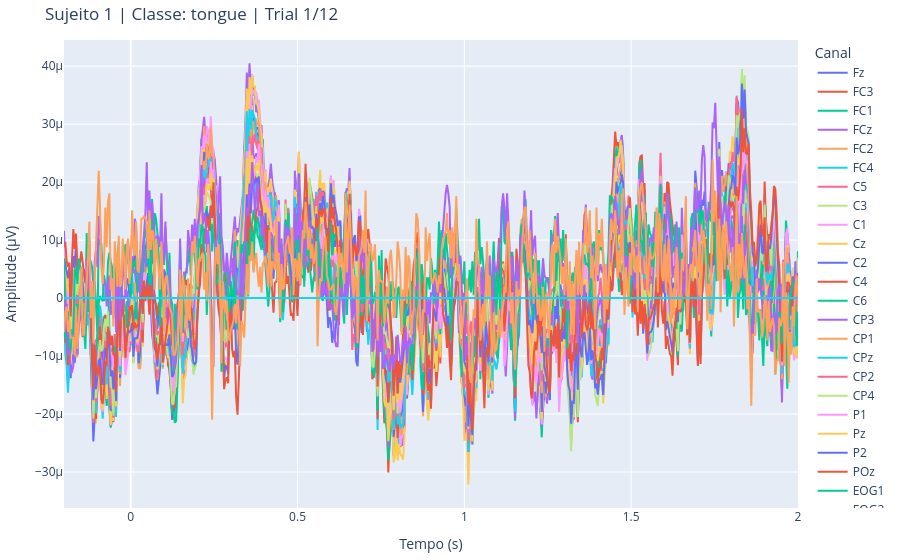

The cell this chart's notebook holds for it:
### Code cell
# 2014
participant = 1
dataset = BNCI2014_001()
data = dataset.get_data(subjects=[participant])

session_key = list(data[participant].keys())[0]
run_key = list(data[participant][session_key].keys())[0]
raw = data[participant][session_key][run_key]

events, event_id = mne.events_from_annotations(raw)
epochs = mne.Epochs(raw, events, event_id=event_id,
tmin=-0.2, tmax=2.0, baseline=None, preload=True)

classes = list(event_id.keys())
classe = classes[3]
idx = 0

ep_classe = epochs[classe]
trial = ep_classe[idx].get_data()[0]
times = ep_classe.times
fig = go.Figure()

for ch_idx, ch_name in enumerate(epochs.ch_names):
    fig.add_trace(go.Scatter(x=times, y=trial[ch_idx], mode='lines', name=ch_name))

fig.update_layout(
    title=f"Sujeito {participant} | Classe: {classe} | Trial {idx+1}/{len(ep_classe)}",
    xaxis_title="Tempo (s)",
    yaxis_title="Amplitude (µV)",
    margin=dict(l=10, r=10, t=40, b=10),
    legend_title="Canal"
)
display(fig)

### Figure 1 — Plotly figure (JSON) as saved in the notebook; plotly's stock layout.template omitted (floating-point values rounded to 4 significant figures; data arrays with more than 128 entries replaced by an {"elided": "..."} marker saying what was removed)
{"data": [{"mode": "lines", "name": "Fz", "type": "scatter", "x": {"elided": "551 float values"}, "y": {"elided": "551 float values"}}, {"mode": "lines", "name": "FC3", "type": "scatter", "x": {"elided": "551 float values"}, "y": {"elided": "551 float values"}}, {"mode": "lines", "name": "FC1", "type": "scatter", "x": {"elided": "551 float values"}, "y": {"elided": "551 float values"}}, {"mode": "lines", "name": "FCz", "type": "scatter", "x": {"elided": "551 float values"}, "y": {"elided": "551 float values"}}, {"mode": "lines", "name": "FC2", "type": "scatter", "x": {"elided": "551 float values"}, "y": {"elided": "551 float values"}}, {"mode": "lines", "name": "FC4", "type": "scatter", "x": {"elided": "551 float values"}, "y": {"elided": "551 float values"}}, {"mode": "lines", "name": "C5", "type": "scatter", "x": {"elided": "551 float values"}, "y": {"elided": "551 float values"}}, {"mode": "lines", "name": "C3", "type": "scatter", "x": {"elided": "551 float values"}, "y": {"elided": "551 float values"}}, {"mode": "lines", "name": "C1", "type": "scatter", "x": {"elided": "551 float values"}, "y": {"elided": "551 float values"}}, {"mode": "lines", "name": "Cz", "type": "scatter", "x": {"elided": "551 float values"}, "y": {"elided": "551 float values"}}, {"mode": "lines", "name": "C2", "type": "scatter", "x": {"elided": "551 float values"}, "y": {"elided": "551 float values"}}, {"mode": "lines", "name": "C4", "type": "scatter", "x": {"elided": "551 float values"}, "y": {"elided": "551 float values"}}, {"mode": "lines", "name": "C6", "type": "scatter", "x": {"elided": "551 float values"}, "y": {"elided": "551 float values"}}, {"mode": "lines", "name": "CP3", "type": "scatter", "x": {"elided": "551 float values"}, "y": {"elided": "551 float values"}}, {"mode": "lines", "name": "CP1", "type": "scatter", "x": {"elided": "551 float values"}, "y": {"elided": "551 float values"}}, {"mode": "lines", "name": "CPz", "type": "scatter", "x": {"elided": "551 float values"}, "y": {"elided": "551 float values"}}, {"mode": "lines", "name": "CP2", "type": "scatter", "x": {"elided": "551 float values"}, "y": {"elided": "551 float values"}}, {"mode": "lines", "name": "CP4", "type": "scatter", "x": {"elided": "551 float values"}, "y": {"elided": "551 float values"}}, {"mode": "lines", "name": "P1", "type": "scatter", "x": {"elided": "551 float values"}, "y": {"elided": "551 float values"}}, {"mode": "lines", "name": "Pz", "type": "scatter", "x": {"elided": "551 float values"}, "y": {"elided": "551 float values"}}, {"mode": "lines", "name": "P2", "type": "scatter", "x": {"elided": "551 float values"}, "y": {"elided": "551 float values"}}, {"mode": "lines", "name": "POz", "type": "scatter", "x": {"elided": "551 float values"}, "y": {"elided": "551 float values"}}, {"mode": "lines", "name": "EOG1", "type": "scatter", "x": {"elided": "551 float values"}, "y": {"elided": "551 float values"}}, {"mode": "lines", "name": "EOG2", "type": "scatter", "x": {"elided": "551 float values"}, "y": {"elided": "551 float values"}}, {"mode": "lines", "name": "EOG3", "type": "scatter", "x": {"elided": "551 float values"}, "y": {"elided": "551 float values"}}, {"mode": "lines", "name": "STI", "type": "scatter", "x": {"elided": "551 float values"}, "y": {"elided": "551 float values"}}], "layout": {"legend": {"title": {"text": "Canal"}}, "margin": {"b": 10, "l": 10, "r": 10, "t": 40}, "title": {"text": "Sujeito 1 | Classe: tongue | Trial 1/12"}, "xaxis": {"title": {"text": "Tempo (s)"}}, "yaxis": {"title": {"text": "Amplitude (µV)"}}}}
